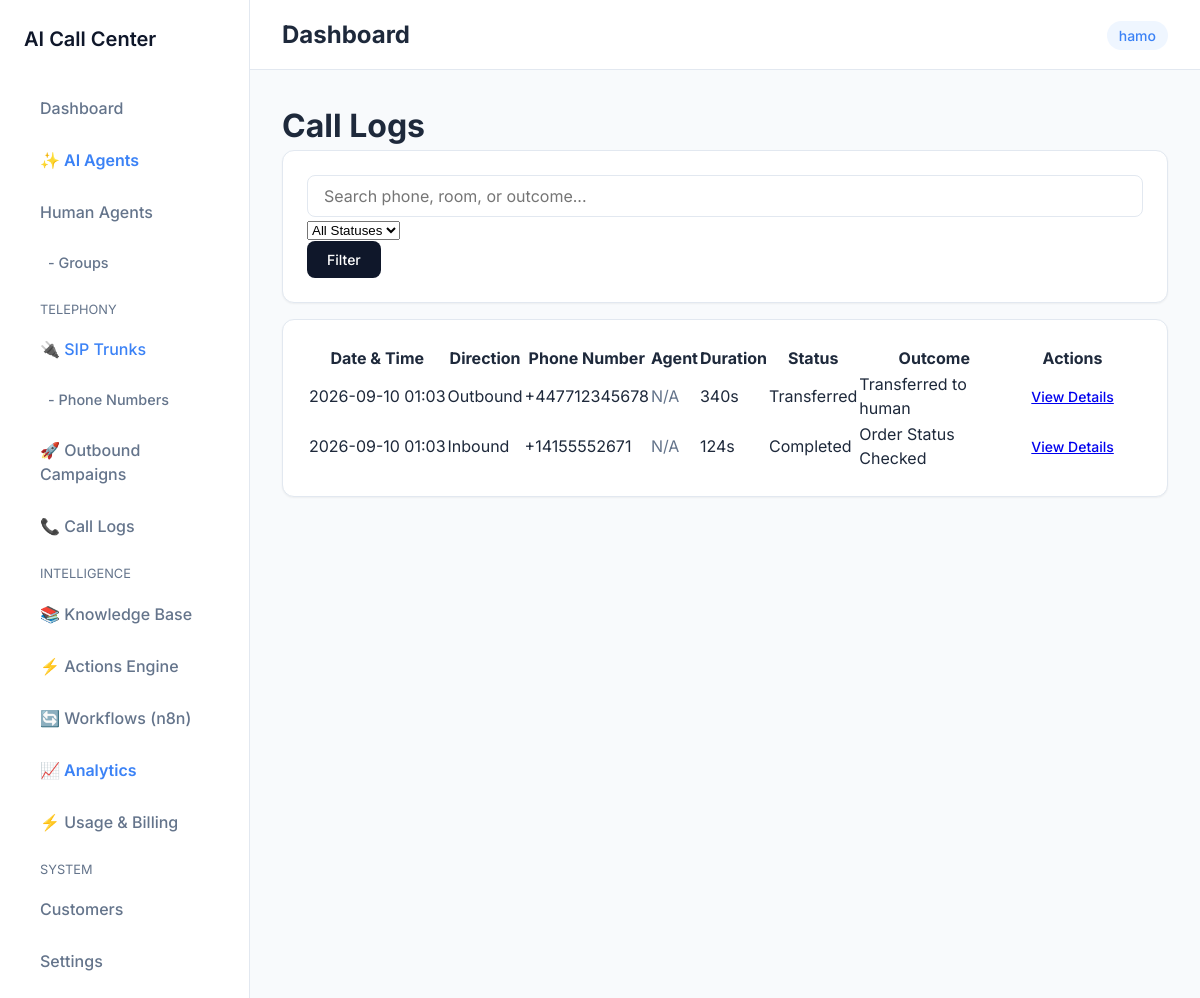
/analytics/logs/ (signed in), run on the app's committed database.
### organizations/models.py (models this page shows, shortened)
class Organization(models.Model):
    name = models.CharField(_("Organization Name"), max_length=255)
    domain = models.CharField(_("Domain"), max_length=255, unique=True, null=True, blank=True)
    is_active = models.BooleanField(default=True)
    created_at = models.DateTimeField(auto_now_add=True)
    updated_at = models.DateTimeField(auto_now=True)

### analytics/models.py (models this page shows, shortened)
class CallLog(TenantAwareModel):
    DIRECTION_CHOICES = (
        ('INBOUND', 'Inbound'),
        ('OUTBOUND', 'Outbound'),
    )
    room_name = models.CharField(max_length=255, unique=True)
    phone_number = models.CharField(max_length=50)
    direction = models.CharField(max_length=20, choices=DIRECTION_CHOICES)
    campaign = models.ForeignKey(OutboundCampaign, on_delete=models.SET_NULL, null=True, blank=True, related_name='call_logs')
    customer = models.ForeignKey('customers.Customer', on_delete=models.SET_NULL, null=True, blank=True, related_name='calls')
    ai_agent = models.ForeignKey('agents.AIAgent', on_delete=models.SET_NULL, null=True, blank=True, related_name='handled_calls')
    human_agent = models.ForeignKey('users.User', on_delete=models.SET_NULL, null=True, blank=True, related_name='handled_calls')
    start_time = models.DateTimeField(auto_now_add=True)
    end_time = models.DateTimeField(null=True, blank=True)
    duration = models.IntegerField(default=0, help_text="Duration in seconds")
    STATUS_CHOICES = (
        ('IN_PROGRESS', 'In Progress'),
        ('COMPLETED', 'Completed'),
        ('TRANSFERRED', 'Transferred'),
        ('FAILED', 'Failed'),
    )
    status = models.CharField(max_length=20, choices=STATUS_CHOICES, default='COMPLETED')
    recording_url = models.CharField(max_length=500, blank=True)
    transcript = models.TextField(blank=True, help_text="Full text conversation")
    summary = models.TextField(blank=True)
    sentiment = models.CharField(max_length=50, blank=True)
    outcome = models.CharField(max_length=100, blank=True)
    tags = models.JSONField(default=list, blank=True, help_text="List of tags generated by AI (e.g. ['Sales', 'Complaint'])")

### analytics/views.py (the view)
# urls.py: path('logs/', views.CallLogListView.as_view(), name='call_log_list'),
class CallLogListView(LoginRequiredMixin, ListView):
    model = CallLog
    template_name = 'analytics/call_list.html'
    context_object_name = 'calls'
    paginate_by = 20
    def get_queryset(self):
        qs = CallLog.objects.filter(organization=self.request.user.organization).order_by('-start_time')
        q = self.request.GET.get('q')
        if q:
            qs = qs.filter(
                Q(phone_number__icontains=q) |
                Q(outcome__icontains=q) |
                Q(room_name__icontains=q)
            )
        status = self.request.GET.get('status')
        if status:
            qs = qs.filter(status=status)
        return qs
    def get_context_data(self, **kwargs):
        context = super().get_context_data(**kwargs)
        context['search_q'] = self.request.GET.get('q', '')
        context['status_filter'] = self.request.GET.get('status', '')
        return context

### core/context_processors.py (called while the page is built)
def current_organization(request):
    if hasattr(request, 'organization') and request.organization:
        return {'current_organization': request.organization}
    return {'current_organization': None}

### core/models.py (called while the page is built)
def get_current_organization():
    return getattr(_thread_locals, 'organization', None)

def set_current_organization(organization):
    _thread_locals.organization = organization

    def get_queryset(self):
        org = get_current_organization()
        if org:
            return super().get_queryset().filter(organization=org)
        return super().get_queryset()

### templates/analytics/call_list.html (shortened to what this page needs)
{% extends "core/base.html" %}
{% block content %}
<div class="d-flex justify-content-between flex-wrap flex-md-nowrap align-items-center pt-3 pb-2 mb-3 border-bottom">
    <h1 class="h2">Call Logs</h1>
</div>
<div class="card shadow-sm mb-4">
    <div class="card-body">
        <form method="get" class="row g-3">
            <div class="col-md-4">
                <input type="text" class="form-control" name="q" placeholder="Search phone, room, or outcome..." value="{{ search_q }}">
            </div>
            <div class="col-md-3">
                <select name="status" class="form-select">
                    <option value="">All Statuses</option>
                </select>
            </div>
            <div class="col-md-2">
                <button type="submit" class="btn btn-primary w-100">Filter</button>
            </div>
        </form>
    </div>
</div>
<div class="card shadow-sm">
    <div class="table-responsive">
        <table class="table table-hover mb-0 align-middle">
            <thead class="table-light">
                <tr>
                    <th>Date & Time</th>
                    <th>Direction</th>
                    <th>Phone Number</th>
                    <th>Agent</th>
                    <th>Duration</th>
                    <th>Status</th>
                    <th>Outcome</th>
                    <th>Actions</th>
                </tr>
            </thead>
            <tbody>
                {% for call in calls %}
                <tr>
                    <td>{{ call.start_time|date:"Y-m-d H:i" }}</td>
                    <td>
                        {% if call.direction == 'INBOUND' %}
                            <span class="badge bg-info text-dark"> Inbound</span>
                        {% else %}
                            <span class="badge bg-primary"> Outbound</span>
                        {% endif %}
                    </td>
                    <td class="font-monospace">{{ call.phone_number }}</td>
                    <td>
                        {% if call.ai_agent %}
                            <i class="fas fa-robot text-primary"></i> {{ call.ai_agent.name }}
                        {% elif call.human_agent %}
                            <i class="fas fa-user text-success"></i> {{ call.human_agent.username }}
                        {% else %}
                            <span class="text-muted">N/A</span>
                        {% endif %}
                    </td>
                    <td>{{ call.duration }}s</td>
                    <td>
                        {% if call.status == 'COMPLETED' %}
                            <span class="badge bg-success">Completed</span>
                        {% elif call.status == 'TRANSFERRED' %}
                            <span class="badge bg-warning text-dark">Transferred</span>
                        {% elif call.status == 'FAILED' %}
                            <span class="badge bg-danger">Failed</span>
                        {% else %}
                            <span class="badge bg-secondary">{{ call.status }}</span>
                        {% endif %}
                    </td>
                    <td class="text-truncate" style="max-width: 150px;" title="{{ call.outcome }}">
                        {{ call.outcome|default:"-" }}
                    </td>
                    <td>
                        <a href="{% url 'call_log_detail' call.id %}" class="btn btn-sm btn-outline-primary">View Details</a>
                    </td>
                </tr>
                {% empty %}
                <tr>
                    <td colspan="8" class="text-center py-4 text-muted">
                        No call logs found.
                    </td>
                </tr>
                {% endfor %}
            </tbody>
        </table>
    </div>
</div>
{% endblock %}

### core/templates/core/base.html (shortened to what this page needs)
{% load static %}
<!DOCTYPE html>
<html lang="en">
<head>
    <link rel="stylesheet" href="{% static 'core/css/style.css' %}">
</head>
<body>
    <div class="app-container">
        <aside class="sidebar">
            <a href="/" class="sidebar-logo">AI Call Center</a>
            <ul class="nav-links">
                <li class="nav-item">
                    <a href="{% url 'dashboard' %}" class="nav-link">Dashboard</a>
                </li>
                <li class="nav-item">
                    <a href="{% url 'ai_agent_list' %}" class="nav-link" style="color: var(--accent-color); font-weight: 600;">✨ AI Agents</a>
                </li>
                <li class="nav-item">
                    <a href="{% url 'agent_list' %}" class="nav-link">Human Agents</a>
                </li>
                <li class="nav-item">
                    <a href="{% url 'agent_group_list' %}" class="nav-link" style="padding-left: 24px; font-size: 0.9em;">- Groups</a>
                </li>
                <li class="nav-item" style="margin-top: 16px; font-size: 0.8em; text-transform: uppercase; color: var(--text-secondary); padding: 0 16px;">Telephony</li>
                <li class="nav-item">
                    <a href="{% url 'sip_trunk_list' %}" class="nav-link" style="color: var(--accent-color);">🔌 SIP Trunks</a>
                </li>
                <li class="nav-item">
                    <a href="{% url 'phone_number_list' %}" class="nav-link" style="padding-left: 24px; font-size: 0.9em;">- Phone Numbers</a>
                </li>
                <li class="nav-item">
                    <a href="{% url 'campaign-list' %}" class="nav-link">🚀 Outbound Campaigns</a>
                </li>
                <li class="nav-item">
                    <a href="{% url 'call_log_list' %}" class="nav-link">📞 Call Logs</a>
                </li>
                <li class="nav-item" style="margin-top: 16px; font-size: 0.8em; text-transform: uppercase; color: var(--text-secondary); padding: 0 16px;">Intelligence</li>
                <li class="nav-item">
                    <a href="{% url 'knowledge_document_list' %}" class="nav-link">📚 Knowledge Base</a>
                </li>
                <li class="nav-item">
                    <a href="{% url 'action_definition_list' %}" class="nav-link">⚡ Actions Engine</a>
                </li>
                <li class="nav-item">
                    <a href="{% url 'workflow_list' %}" class="nav-link">🔄 Workflows (n8n)</a>
                </li>
                <li class="nav-item">
                    <a href="{% url 'analytics_dashboard' %}" class="nav-link" style="color: var(--accent-color); font-weight: 600;">📈 Analytics</a>
                </li>
                <li class="nav-item">
                    <a href="{% url 'usage_dashboard' %}" class="nav-link">⚡ Usage & Billing</a>
                </li>
                <li class="nav-item" style="margin-top: 16px; font-size: 0.8em; text-transform: uppercase; color: var(--text-secondary); padding: 0 16px;">System</li>
                <li class="nav-item">
                    <a href="{% url 'customer_list' %}" class="nav-link">Customers</a>
                </li>
                <li class="nav-item">
                    <a href="{% url 'settings_update' %}" class="nav-link">Settings</a>
                </li>
            </ul>
        </aside>
        <main class="main-content">
            <header class="topbar">
                <div class="topbar-left">
                    <h2 class="page-title">{% block page_title %}Dashboard{% endblock %}</h2>
                </div>
                <div class="topbar-right">
                    {% if current_organization %}
                        <span class="organization-badge">{{ current_organization.name }}</span>
                    {% else %}
                        <span class="organization-badge">Global Admin</span>
                    {% endif %}
                </div>
            </header>
            <div class="content-area">
                {% block content %}
                {% endblock %}
            </div>
        </main>
    </div>
</body>
</html>

### core/static/core/css/style.css (style rules this page uses)
:root { --bg-color: #f8fafc; --surface-color: #ffffff; --primary-color: #0f172a; --text-primary: #1e293b; --text-secondary: #64748b; --border-color: #e2e8f0; --accent-color: #3b82f6; --radius-lg: 12px; --radius-md: 8px; --shadow-sm: 0 1px 2px 0 rgb(0 0 0 / 0.05); --shadow-md: 0 4px 6px -1px rgb(0 0 0 / 0.1), 0 2px 4px -2px rgb(0 0 0 / 0.1); --transition: all 0.2s ease-in-out; }
* { box-sizing: border-box; margin: 0; padding: 0; }
body { font-family: 'Inter', sans-serif; background-color: var(--bg-color); color: var(--text-primary); line-height: 1.5; display: flex; min-height: 100vh; }
.app-container { display: flex; width: 100%; }
.sidebar { width: 250px; background-color: var(--surface-color); border-right: 1px solid var(--border-color); padding: 24px; display: flex; flex-direction: column; }
.sidebar-logo { font-size: 1.25rem; font-weight: 600; color: var(--primary-color); margin-bottom: 32px; text-decoration: none; }
.nav-links { list-style: none; }
.nav-item { margin-bottom: 8px; }
.nav-link { text-decoration: none; color: var(--text-secondary); font-weight: 500; padding: 10px 16px; border-radius: var(--radius-md); display: block; transition: var(--transition); }
.main-content { flex: 1; display: flex; flex-direction: column; }
.topbar { height: 70px; background-color: var(--surface-color); border-bottom: 1px solid var(--border-color); display: flex; align-items: center; justify-content: space-between; padding: 0 32px; }
.organization-badge { background: #eff6ff; color: var(--accent-color); padding: 6px 12px; border-radius: 20px; font-size: 0.875rem; font-weight: 500; }
.content-area { padding: 32px; overflow-y: auto; }
.card { background: var(--surface-color); border-radius: var(--radius-lg); padding: 24px; box-shadow: var(--shadow-sm); border: 1px solid var(--border-color); transition: var(--transition); }
.form-control { width: 100%; padding: 10px 16px; border: 1px solid var(--border-color); border-radius: var(--radius-md); font-family: inherit; font-size: 1rem; transition: var(--transition); }
.btn { display: inline-flex; align-items: center; justify-content: center; padding: 10px 20px; border-radius: var(--radius-md); font-weight: 500; cursor: pointer; transition: var(--transition); border: none; font-family: inherit; font-size: 0.875rem; }
.btn-primary { background-color: var(--primary-color); color: white; }
.mb-4 { margin-bottom: 1rem; }
.text-muted { color: var(--text-secondary); }

### data on the page
Organization: name "hamo"
CallLog: start_time "2026-09-10 01:03", direction "Outbound", phone_number "+447712345678", shows "N/A", duration "340", status "Transferred", outcome "Transferred to human"
CallLog: start_time "2026-09-10 01:03", direction "Inbound", phone_number "+14155552671", shows "N/A", duration "124", status "Completed", outcome "Order Status Checked"
